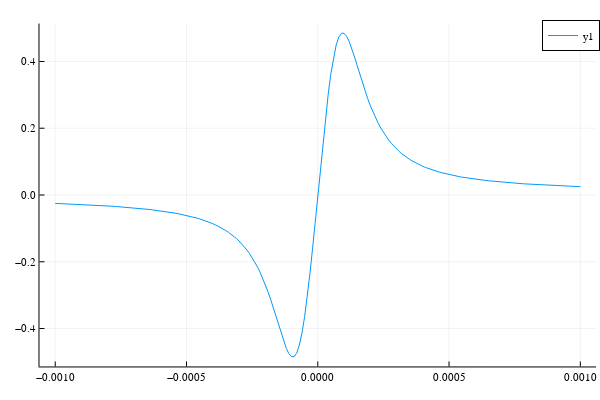

This figure's notebook cell:
### Code cell
Plots.plot(Bvalues,absorb)

### Figure 1 — Plotly figure (JSON) as saved in the notebook; plotly's stock layout.template omitted (floating-point values rounded to 4 significant figures; data arrays with more than 128 entries replaced by an {"elided": "..."} marker saying what was removed)
{"data": [{"colorbar": {"title": ""}, "legendgroup": "y1", "line": {"color": "rgba(0, 154, 250, 1.000)", "dash": "solid", "shape": "linear", "width": 1}, "mode": "lines", "name": "y1", "showlegend": true, "type": "scatter", "x": {"elided": "201 float values"}, "xaxis": "x", "y": {"elided": "201 float values"}, "yaxis": "y", "zmax": null, "zmin": null}], "layout": {"annotations": [], "height": 400, "legend": {"bgcolor": "rgba(255, 255, 255, 1.000)", "bordercolor": "rgba(0, 0, 0, 1.000)", "borderwidth": 1, "font": {"color": "rgba(0, 0, 0, 1.000)", "family": "sans-serif", "size": 11}, "title": {"font": {"color": "rgba(0, 0, 0, 1.000)", "family": "sans-serif", "size": 15}, "text": ""}, "tracegroupgap": 0, "traceorder": "normal", "x": 1, "xanchor": "auto", "y": 1, "yanchor": "auto"}, "margin": {"b": 20, "l": 0, "r": 0, "t": 20}, "paper_bgcolor": "rgba(255, 255, 255, 1.000)", "plot_bgcolor": "rgba(255, 255, 255, 1.000)", "showlegend": true, "width": 600, "xaxis": {"anchor": "y", "domain": [0.06582, 0.9934], "gridcolor": "rgba(0, 0, 0, 0.100)", "gridwidth": 0.5, "linecolor": "rgba(0, 0, 0, 1.000)", "mirror": false, "range": [-0.00106, 0.00106], "showgrid": true, "showline": true, "showticklabels": true, "tickangle": 0, "tickcolor": "rgb(0, 0, 0)", "tickfont": {"color": "rgba(0, 0, 0, 1.000)", "family": "sans-serif", "size": 11}, "tickmode": "array", "ticks": "inside", "ticktext": ["−0.0010", "−0.0005", "0.0000", "0.0005", "0.0010"], "tickvals": [-0.001, -0.0005, 0, 0.0005, 0.001], "title": "", "titlefont": {"color": "rgba(0, 0, 0, 1.000)", "family": "sans-serif", "size": 15}, "type": "-", "visible": true, "zeroline": false, "zerolinecolor": "rgba(0, 0, 0, 1.000)"}, "yaxis": {"anchor": "x", "domain": [0.03762, 0.9902], "gridcolor": "rgba(0, 0, 0, 0.100)", "gridwidth": 0.5, "linecolor": "rgba(0, 0, 0, 1.000)", "mirror": false, "range": [-0.5136, 0.5136], "showgrid": true, "showline": true, "showticklabels": true, "tickangle": 0, "tickcolor": "rgb(0, 0, 0)", "tickfont": {"color": "rgba(0, 0, 0, 1.000)", "family": "sans-serif", "size": 11}, "tickmode": "array", "ticks": "inside", "ticktext": ["−0.4", "−0.2", "0.0", "0.2", "0.4"], "tickvals": [-0.4, -0.2, 0, 0.2, 0.4], "title": "", "titlefont": {"color": "rgba(0, 0, 0, 1.000)", "family": "sans-serif", "size": 15}, "type": "-", "visible": true, "zeroline": false, "zerolinecolor": "rgba(0, 0, 0, 1.000)"}}}
